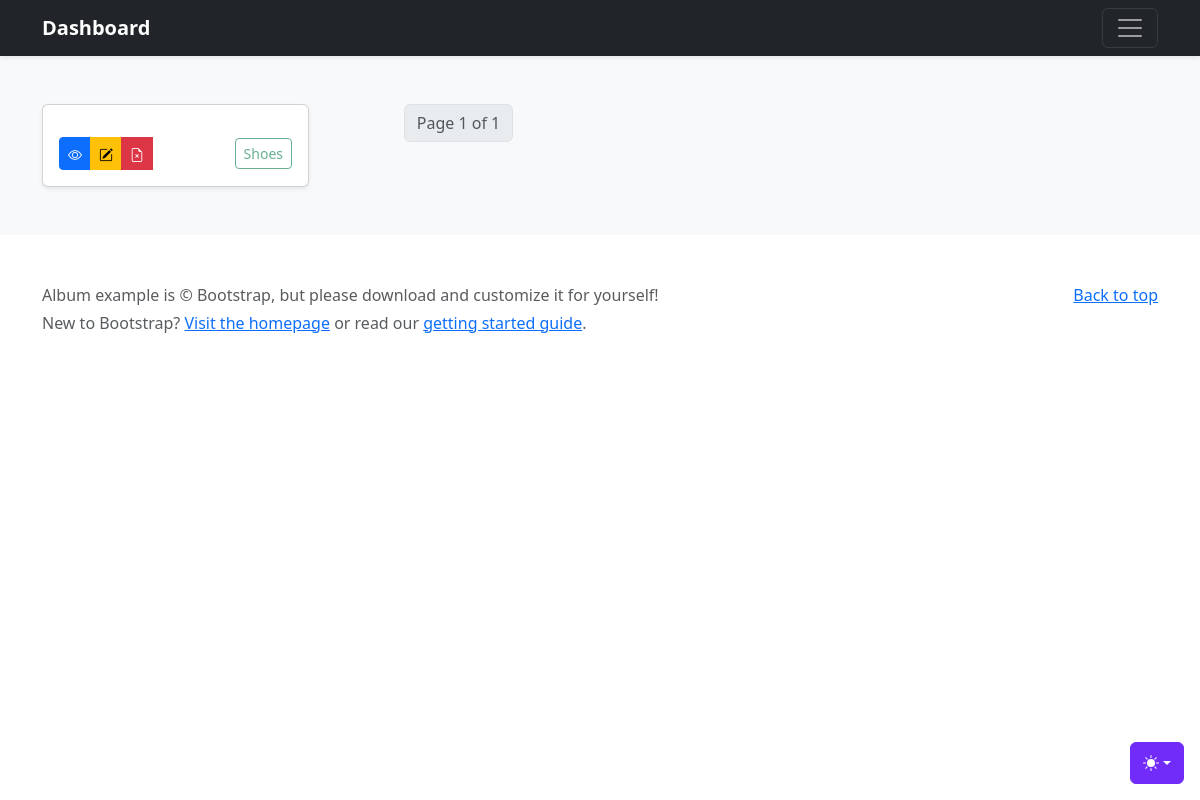
Before: /dashboard/?page=5 with the older database file.
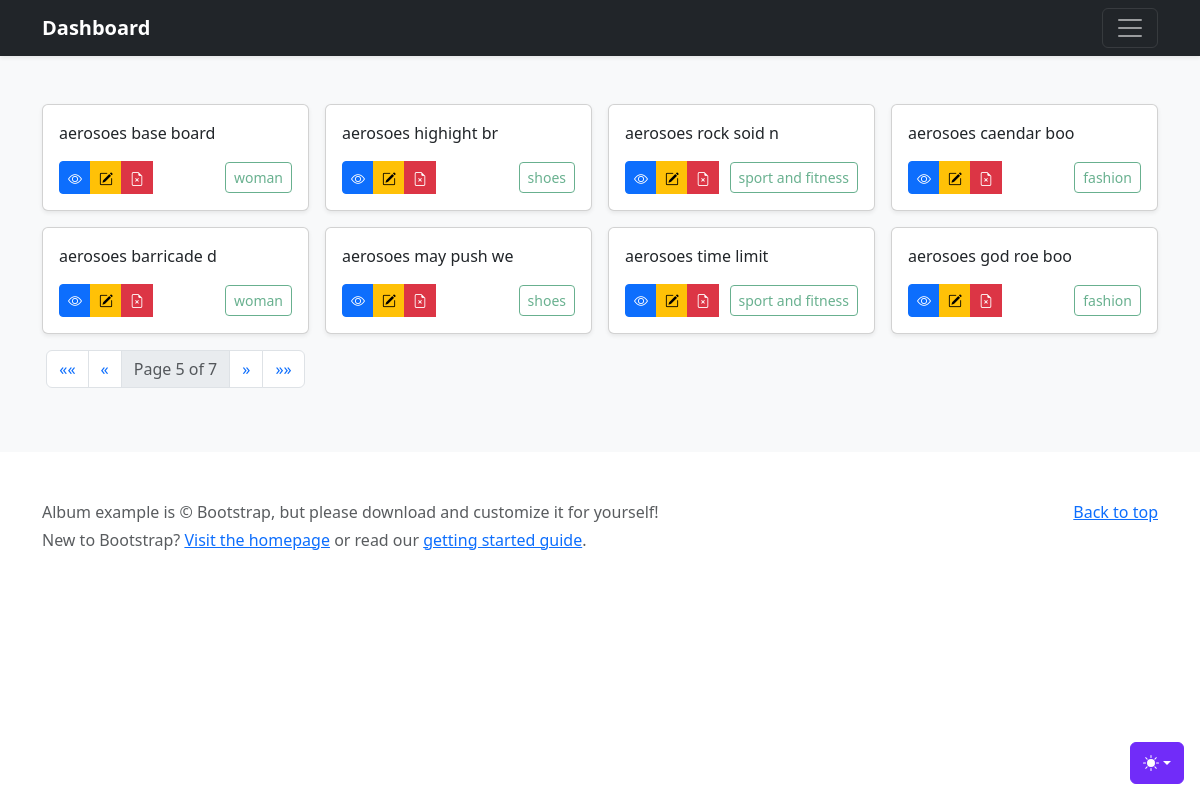
After: the same page with the newer database file.
### inventory/models.py (models this page shows, shortened)
class Product(models.Model):
    name = models.CharField(max_length=100)
    description = models.TextField()
    slug = models.SlugField()
    is_active = models.BooleanField()
    category = models.ManyToManyField(Category)

class Category(models.Model):
    name = models.CharField(max_length=50)
    slug = models.SlugField()
    is_active = models.BooleanField()
    class Meta:
        verbose_name_plural = "Categories"
    def __str__(self) -> str:
        return self.name

### inventory/views.py (the view)
# urls.py: path('', views.all_products, name="all_products"),
def all_products(request):
    objs = Product.objects.all()
    paginator = Paginator(objs, 8)
    page_number = request.GET.get('page')
    page_obj = paginator.get_page(page_number)
    return render(request, 'grid-output.html', {'page_obj':page_obj})

### inventory/templates/grid-output.html (shortened to what this page needs)
{% extends 'base/base.html' %}
  {% block content %}
    <main>
      <div class="album py-5 bg-body-tertiary">
        <div class="container">
          <div class="row row-cols-1 row-cols-sm-2 row-cols-md-4 g-3">
            {% if page_obj %}
              {% for product in page_obj %}
                <div class="col">
                  <div class="card shadow-sm">
                      <rect width="100%" height="100%" fill="#55595c" />
                    <div class="card-body">
                      <p class="card-text">{{ product.name|slice:":20" }}</p>
                      <div class="d-flex justify-content-between align-items-center">
                        <div class="btn-group">
                          <a href="{% url 'view' product.slug %}" type="button" class="btn btn-sm btn-primary"><i class="bi bi-eye"></i></a>
                          <a href="{% url 'edit' product.slug %}" type="button" class="btn btn-sm btn-warning"><i class="bi bi-pencil-square"></i></a>
                          <a href="{% url 'delete' product.slug %}"
                          type="button"
                          class="btn btn-sm btn-danger delete-btn">
                          <i class="bi bi-file-earmark-x"></i>
                          </a>
                        </div>
                        <small class="text-body-secondary">
                          <button class="btn btn-sm btn-outline-success" disabled>
                            {{ product.category.all|join:", " }}
                          </button>
                        </small>
                      </div>
                    </div>
                  </div>
                </div>
              {% endfor %}
              <div class="d-flex justify-content-center">
                <nav aria-label="Page navigation">
                    <ul class="pagination">
                        {% if page_obj.has_previous %}
                            <li class="page-item">
                                <a class="page-link" href="?page=1" aria-label="First">
                                    <span aria-hidden="true">&laquo;&laquo;</span>
                                </a>
                            </li>
                            <li class="page-item">
                                <a class="page-link" href="?page={{ page_obj.previous_page_number }}" aria-label="Previous">
                                    <span aria-hidden="true">&laquo;</span>
                                </a>
                            </li>
                        {% endif %}
                        <li class="page-item disabled">
                            <span class="page-link">Page {{ page_obj.number }} of {{ page_obj.paginator.num_pages }}</span>
                        </li>
                        {% if page_obj.has_next %}
                            <li class="page-item">
                                <a class="page-link" href="?page={{ page_obj.next_page_number }}" aria-label="Next">
                                    <span aria-hidden="true">&raquo;</span>
                                </a>
                            </li>
                            <li class="page-item">
                                <a class="page-link" href="?page={{ page_obj.paginator.num_pages }}" aria-label="Last">
                                    <span aria-hidden="true">&raquo;&raquo;</span>
                                </a>
                            </li>
                        {% endif %}
                    </ul>
                </nav>
              </div>
            {% endif %}
          </div>
        </div>
      </div>
    </main>
  {% endblock %}

### inventory/templates/base/base.html (shortened to what this page needs)
{% load static %}
<!DOCTYPE html>
<html lang="en" data-bs-theme="auto">
  <head>
    <link
      rel="stylesheet"
      href="https://cdn.jsdelivr.net/npm/@docsearch/css@3"
    />
    <link
      href="{% static 'assets/dist/css/bootstrap.min.css' %}"
      rel="stylesheet"
    />
    <link rel="stylesheet" href="https://cdn.jsdelivr.net/npm/bootstrap-icons@1.11.2/font/bootstrap-icons.min.css">
  </head>
  <body>
    {% include 'base/theme.html' %}
    {% include 'base/header.html' %}
    {% block content %}
    {% endblock %}
    {% include 'base/footer.html' %}
    </body>
  </html>

### inventory/templates/base/theme.html (shortened to what this page needs)
<div class="dropdown position-fixed bottom-0 end-0 mb-3 me-3 bd-mode-toggle">
  <button
    class="btn btn-bd-primary py-2 dropdown-toggle d-flex align-items-center"
    id="bd-theme"
    type="button"
    aria-expanded="false"
    data-bs-toggle="dropdown"
    aria-label="Toggle theme (auto)"
  >
    <svg class="bi my-1 theme-icon-active" width="1em" height="1em">
      <use href="#circle-half"></use>
    </svg>
  </button>
</div>

### inventory/templates/base/header.html (shortened to what this page needs)
<header data-bs-theme="dark">
    <div class="navbar navbar-dark bg-dark shadow-sm">
      <div class="container">
        <a href="{% url 'all_products' %}" class="navbar-brand d-flex align-items-center">
          <strong>Dashboard</strong>
        </a>
        <button
          class="navbar-toggler"
          type="button"
          data-bs-toggle="collapse"
          data-bs-target="#navbarHeader"
          aria-controls="navbarHeader"
          aria-expanded="false"
          aria-label="Toggle navigation"
        >
          <span class="navbar-toggler-icon"></span>
        </button>
      </div>
    </div>
  </header>

### inventory/templates/base/footer.html
{% load static %}
<footer class="text-body-secondary py-5">
    <div class="container">
      <p class="float-end mb-1">
        <a href="#">Back to top</a>
      </p>
      <p class="mb-1">
        Album example is &copy; Bootstrap, but please download and customize
        it for yourself!
      </p>
      <p class="mb-0">
        New to Bootstrap? <a href="/">Visit the homepage</a> or read our
        <a href="{% static 'getting-started/introduction/' %}"
          >getting started guide</a
        >.
      </p>
    </div>
</footer>

### inventory/templates/base/style.html (style rules this page uses)
.bi { vertical-align: -0.125em; fill: currentColor; }
.btn-bd-primary { --bd-violet-bg: #712cf9; --bd-violet-rgb: 112.520718, 44.062154, 249.437846; --bs-btn-font-weight: 600; --bs-btn-color: var(--bs-white); --bs-btn-bg: var(--bd-violet-bg); --bs-btn-border-color: var(--bd-violet-bg); --bs-btn-hover-color: var(--bs-white); --bs-btn-hover-bg: #6528e0; --bs-btn-hover-border-color: #6528e0; --bs-btn-focus-shadow-rgb: var(--bd-violet-rgb); --bs-btn-active-color: var(--bs-btn-hover-color); --bs-btn-active-bg: #5a23c8; --bs-btn-active-border-color: #5a23c8; }
.bd-mode-toggle { z-index: 1500; }

Changed rows visible on the page:
no longer on this page (row edited): Product: category.all "Shoes"
added Product: name "aerosoes base board", category.all "woman"
added Product: name "aerosoes highight br", category.all "shoes"
added Product: name "aerosoes rock soid n", category.all "sport and fitness"
added Product: name "aerosoes caendar boo", category.all "fashion"
added Product: name "aerosoes barricade d", category.all "woman"
added Product: name "aerosoes may push we", category.all "shoes"
added Product: name "aerosoes time limit", category.all "sport and fitness"
added Product: name "aerosoes god roe boo", category.all "fashion"
Other visible differences:
{{ page_obj.number }}: "1" → "5"
{{ page_obj.paginator.num_pages }}: "1" → "7"
